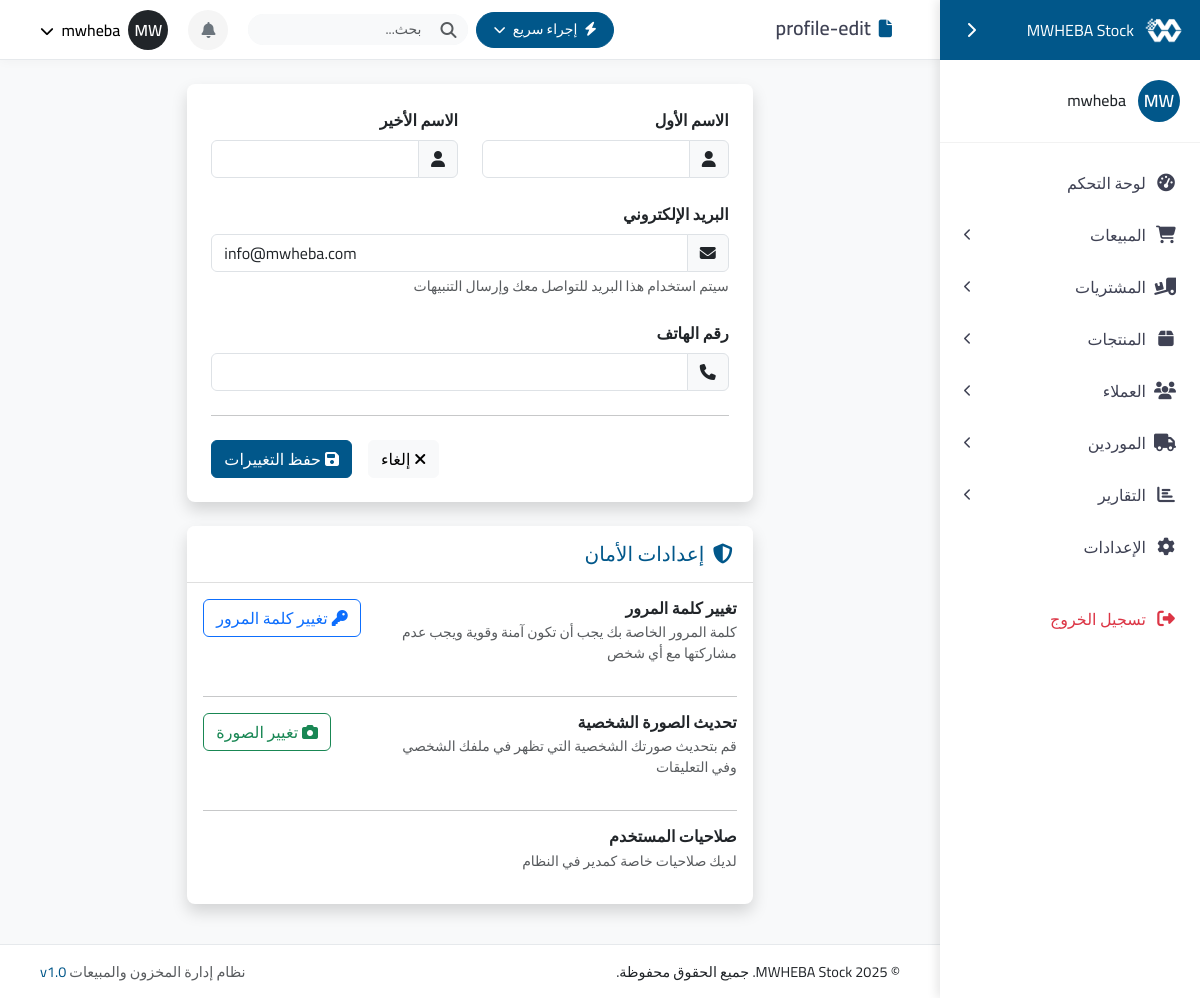
/profile/edit/ (signed in), run on an earlier commit of the app's database.
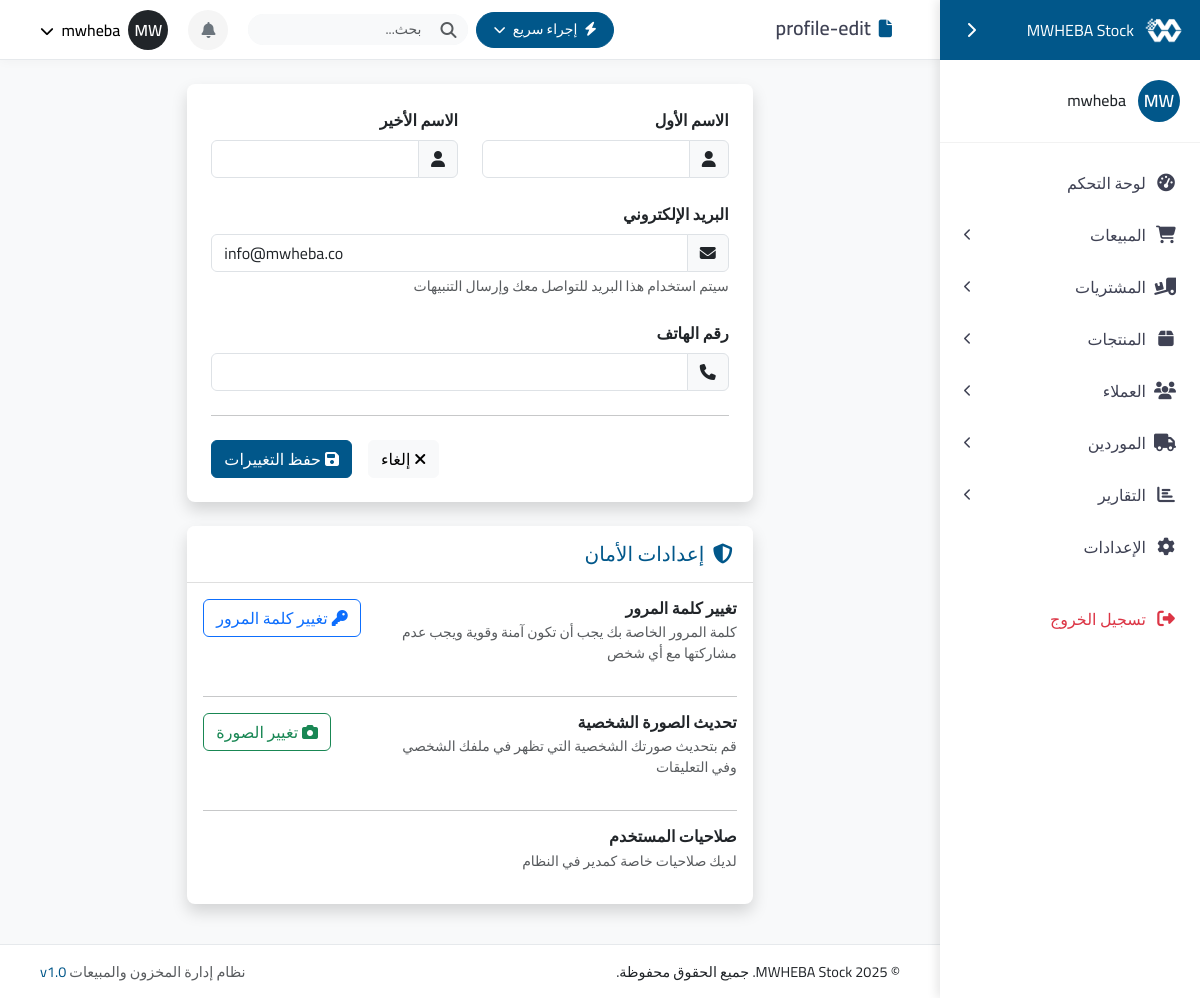
And on a later commit of the database.
### accounts/models.py (models this page shows, shortened)
class User(AbstractUser):
    phone_number = models.CharField(_("رقم الهاتف"), max_length=20, blank=True, null=True)
    address = models.CharField(max_length=255, blank=True)  # Add this line
    position = models.CharField(_("المسمى الوظيفي"), max_length=100, blank=True, null=True)
    image = models.ImageField(_("الصورة الشخصية"), upload_to='users/', blank=True, null=True)
    last_activity = models.DateTimeField(_("آخر نشاط"), blank=True, null=True)
    color_code = models.CharField(_("رمز اللون"), max_length=10, blank=True, null=True)
    def get_initials(self):
        initials = ""
        if self.first_name:
            initials += self.first_name[0]
        if self.last_name:
            initials += self.last_name[0]
        if not initials:
            initials = self.username[0:2]
        return initials.upper()
    def get_color_class(self):
        return self.color_code or 'primary'
    class Meta:
        verbose_name = _("مستخدم")
        verbose_name_plural = _("المستخدمين")

### accounts/views.py (the view)
# urls.py: path('profile/edit/', views.profile_edit, name='profile-edit'),
@login_required
def profile_edit(request):
    if request.method == 'POST':
        form = UserProfileForm(request.POST, instance=request.user)
        if form.is_valid():
            form.save()
            messages.success(request, _('تم تحديث بياناتك الشخصية بنجاح'))
            return redirect('profile')
    else:
        form = UserProfileForm(instance=request.user)
    return render(request, 'accounts/profile_edit.html', {'form': form})

### accounts/forms.py
class UserProfileForm(forms.ModelForm):
    class Meta:
        model = User
        fields = ['first_name', 'last_name', 'email', 'phone_number']
        labels = {
            'first_name': _('الاسم الأول'),
            'last_name': _('الاسم الأخير'),
            'email': _('البريد الإلكتروني'),
            'phone_number': _('رقم الهاتف'),
        }
        widgets = {
            'first_name': forms.TextInput(attrs={'class': 'form-control'}),
            'last_name': forms.TextInput(attrs={'class': 'form-control'}),
            'email': forms.EmailInput(attrs={'class': 'form-control'}),
            'phone_number': forms.TextInput(attrs={'class': 'form-control', 'dir': 'ltr'}),
        }

### templates/accounts/profile_edit.html (shortened to what the changed rows need)
{% extends "base.html" %}
{% load i18n %}
{% load crispy_forms_tags %}
{% block content %}
<div class="row">
    <div class="col-lg-8 col-md-10 mx-auto">
        <div class="card shadow">
            <div class="card-body p-4">
                <form method="post" class="user-edit-form">
                    <div class="row mb-4">
                        <div class="col-md-6 mb-3 mb-md-0">
                            <div class="input-group">
                                <span class="input-group-text"><i class="fas fa-user"></i></span>
                                {{ form.first_name }}
                            </div>
                        </div>
                        <div class="col-md-6">
                            <div class="input-group">
                                <span class="input-group-text"><i class="fas fa-user"></i></span>
                                {{ form.last_name }}
                            </div>
                        </div>
                    </div>
                    <div class="mb-4">
                        <div class="input-group">
                            <span class="input-group-text"><i class="fas fa-envelope"></i></span>
                            {{ form.email }}
                        </div>
                    </div>
                    <div class="mb-4">
                        <div class="input-group">
                            <span class="input-group-text"><i class="fas fa-phone"></i></span>
                            {{ form.phone_number }}
                        </div>
                    </div>
                </form>
            </div>
        </div>
    </div>
</div>
{% endblock %}

### templates/base.html (shortened to what the changed rows need)
{% load static %}
<!DOCTYPE html>
<html lang="ar" dir="rtl">
{% include "base_head.html" %}
<body>
    <div class="sidebar-container">
        <div class="sidebar">
            {% if user.is_authenticated %}
            <div class="sidebar-user">
                <div class="user-avatar bg-primary text-white">
                    {{ user.get_initials|default:"U" }}
                </div>
                <div class="user-info">
                    <h6 class="mb-0">{{ user.get_full_name|default:user.username }}</h6>
                </div>
            </div>
            <nav class="sidebar-nav">
                <ul class="nav-menu">
                    <li class="nav-item">
                        <a href="{% url 'dashboard' %}" class="nav-link {% if request.resolver_match.url_name == 'dashboard' %}active{% endif %}">
                            <i class="fas fa-tachometer-alt"></i>
                            <span>لوحة التحكم</span>
                        </a>
                    </li>
                    <li class="nav-item">
                        <a href="javascript:void(0);" class="nav-link submenu-toggle {% if 'sales' in request.path %}active{% endif %}">
                            <i class="fas fa-shopping-cart"></i>
                            <span>المبيعات</span>
                            <i class="fas fa-chevron-left submenu-indicator"></i>
                        </a>
                    </li>
                    <li class="nav-item">
                        <a href="javascript:void(0);" class="nav-link submenu-toggle {% if 'purchases' in request.path %}active{% endif %}">
                            <i class="fas fa-truck-loading"></i>
                            <span>المشتريات</span>
                            <i class="fas fa-chevron-left submenu-indicator"></i>
                        </a>
                    </li>
                    <li class="nav-item">
                        <a href="javascript:void(0);" class="nav-link submenu-toggle {% if 'products' in request.path %}active{% endif %}">
                            <i class="fas fa-box"></i>
                            <span>المنتجات</span>
                            <i class="fas fa-chevron-left submenu-indicator"></i>
                        </a>
                    </li>
                    <li class="nav-item">
                        <a href="javascript:void(0);" class="nav-link submenu-toggle {% if 'customers' in request.path %}active{% endif %}">
                            <i class="fas fa-users"></i>
                            <span>العملاء</span>
                            <i class="fas fa-chevron-left submenu-indicator"></i>
                        </a>
                    </li>
                    <li class="nav-item">
                        <a href="javascript:void(0);" class="nav-link submenu-toggle {% if 'suppliers' in request.path %}active{% endif %}">
                            <i class="fas fa-truck"></i>
                            <span>الموردين</span>
                            <i class="fas fa-chevron-left submenu-indicator"></i>
                        </a>
                    </li>
                    <li class="nav-item">
                        <a href="javascript:void(0);" class="nav-link submenu-toggle {% if 'reports' in request.path %}active{% endif %}">
                            <i class="fas fa-chart-bar"></i>
                            <span>التقارير</span>
                            <i class="fas fa-chevron-left submenu-indicator"></i>
                        </a>
                    </li>
                    <li class="nav-item">
                        <a href="{% url 'general-settings' %}" class="nav-link {% if 'general-settings' in request.path %}active{% endif %}">
                            <i class="fas fa-cog"></i>
                            <span>الإعدادات</span>
                        </a>
                    </li>
                    <li class="nav-item mt-4">
                        <a href="{% url 'logout' %}" class="nav-link text-danger">
                            <i class="fas fa-sign-out-alt"></i>
                            <span>تسجيل الخروج</span>
                        </a>
                    </li>
                </ul>
            </nav>
            {% endif %}
        </div>
    </div>
    <div class="main-content">
        <header class="top-header">
            <div class="container-fluid">
                <div class="header-wrap">
                    <div class="header-right">
                        <div class="dropdown ms-2">
                            <button class="user-menu d-flex align-items-center bg-transparent border-0 p-0" data-bs-toggle="dropdown">
                                <div class="user-avatar bg-{{ user.get_color_class }} text-white">
                                    {{ user.get_initials|default:"U" }}
                                </div>
                                <span class="ms-2 d-none d-lg-inline">
                                    <span class="fw-medium">{{ user.get_full_name|default:user.username }}</span>
                                    <i class="fas fa-chevron-down ms-1 small"></i>
                                </span>
                            </button>
                        </div>
                    </div>
                </div>
            </div>
        </header>
        <div class="content-body">
            <div class="container-fluid">
                {% block content %}{% endblock %}
            </div>
        </div>
    </div>
</body>
</html>

What changed in the data, as far as the page shows it:
changed User "MW": email "info@mwheba.com" → "info@mwheba.co"
